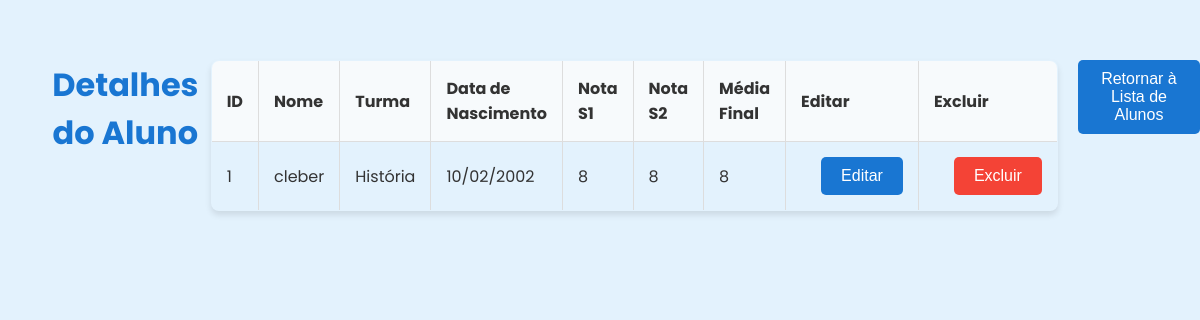
The app's page /alunos/1, older data.
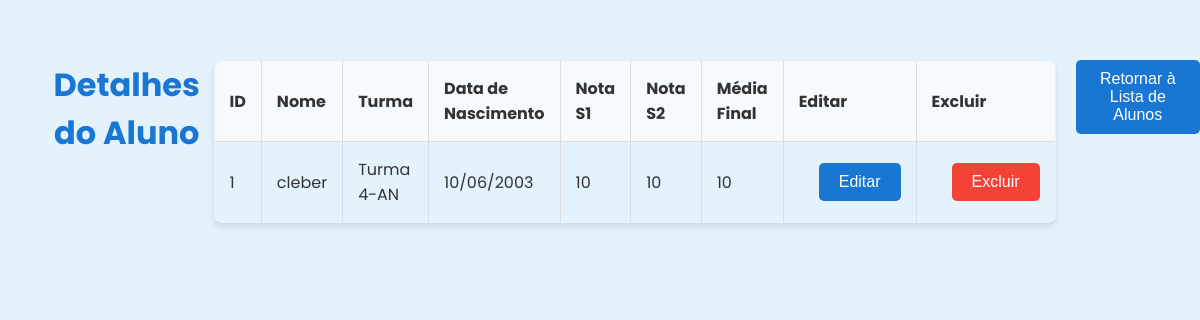
The same page, newer data.
### model/model_turma.py (models this page shows, shortened)
class Turma(db.Model):
    __tablename__ = 'turmas'
    id = db.Column(db.Integer, primary_key=True)
    descricao = db.Column(db.String(80))
    ativo = db.Column(db.String, default="sim", nullable=False)
    prof_id = db.Column(db.Integer, db.ForeignKey('professores.id', ondelete="SET NULL"), nullable=True)
    professor = db.relationship('Professor', backref='turmas')

### model/model_alunos.py (models this page shows, shortened)
class Aluno(db.Model):
    id = db.Column(db.Integer, primary_key=True)
    nome = db.Column(db.String(80))
    turma_id = db.Column(db.Integer, db.ForeignKey('turmas.id', ondelete="SET NULL"), nullable=True)
    turma = db.relationship('Turma', backref='alunos')
    dataNasc = db.Column(db.Date)
    nota_S1 = db.Column(db.Float)
    nota_S2 = db.Column(db.Float)
    media_F = db.Column(db.Float)
    def to_dict(self):
        return {
            "id": self.id,
            "nome": self.nome,
            "turma": self.turma.descricao if self.turma is not None else "Sem Turma",
            "dataNasc": self.dataNasc,
            "nota_S1": self.nota_S1,
            "nota_S2": self.nota_S2,
            "media_F": self.media_F,
        }

### routes/alunos_routes.py (the view)
@alunos_blueprint.route("/alunos/<int:id_aluno>", methods=["GET"])
def get_alunoPorId(id_aluno):
    try:
        aluno = aluno_por_id(id_aluno)
        return render_template("aluno_id.html", aluno=aluno)
    except AlunoNaoEncontrado:
        return jsonify({"erro": 'aluno nao encontrado'}), 404

### model/model_alunos.py (called while the page is built)
def aluno_por_id(id_aluno):
    aluno = Aluno.query.get(id_aluno)
    if not aluno:
        raise AlunoNaoEncontrado
    return aluno.to_dict()

### templates/aluno_id.html (shortened to what this page needs)
<!DOCTYPE html>
<html lang="pt-BR">
<head>
</head>
<body>
    <div class="container">
        <h1>Detalhes do Aluno</h1>
        <table>
            <thead>
                <tr>
                    <th>ID</th>
                    <th>Nome</th>
                    <th>Turma</th>
                    <th>Data de Nascimento</th>
                    <th>Nota S1</th>
                    <th>Nota S2</th>
                    <th>Média Final</th>
                    <th>Editar</th>
                    <th>Excluir</th>
                </tr>
            </thead>
            <tbody>
                <tr>
                    <td>{{ aluno.id }}</td>
                    <td>{{ aluno.nome }}</td>
                    <td>{{ aluno.turma }}</td>
                    <td>{{ aluno.dataNasc.strftime('%d/%m/%Y') }}</td>
                    <td>{{ aluno.nota_S1 }}</td>
                    <td>{{ aluno.nota_S2 }}</td>
                    <td>{{ aluno.media_F }}</td>
                    <td>
                        <a href="{{ url_for('alunos.editar_aluno_page', id_aluno=aluno.id) }}">
                            <button>Editar</button>
                        </a>
                    </td>
                    <td>
                        <form id="delete-form" action="{{ url_for('alunos.excluir_aluno', id_aluno=aluno.id) }}" method="POST">
                            <button type="submit" class="delete-btn">Excluir</button>
                        </form>
                    </td>
                </tr>
            </tbody>
        </table>
        <div>
            <a href="{{ url_for('alunos.get_alunos', id_aluno=aluno.id) }}">
                <button>Retornar à Lista de Alunos</button>
            </a>
        </div>
    </div>
</body>
</html>

Row changes from the older to the newer data that the page shows:
no longer on this page (row edited): Turma: turma "História"
changed Aluno "cleber": dataNasc "10/02/2002" → "10/06/2003"
added Turma: turma "Turma 4-AN"
Text that changed along with them:
{{ aluno.nota_S1 }}: "8" → "10"
{{ aluno.nota_S2 }}: "8" → "10"
{{ aluno.media_F }}: "8" → "10"
